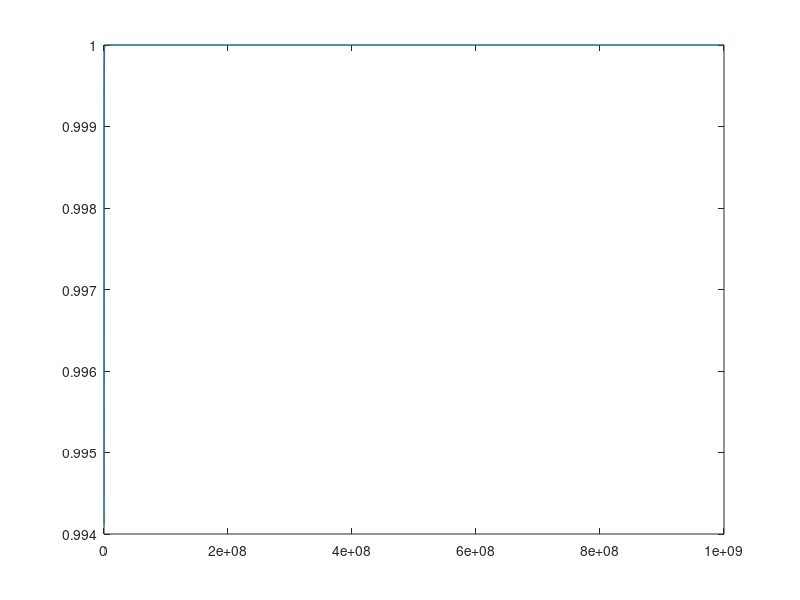

The MATLAB source for this figure:
k = 1000;
u = 1e-6;

fsw = (100*k):(100*k):(100*k*10*k);
Ts = 1./fsw;

Lm = 230*u
Vin = 18.75
Vout = 5.25
Nsp = 4
Vo = Nsp.*Vout
D = Vo./(Vin + Vo)
Dp = 1-D;

iv = 7.5

mc = Vin/Lm
md = Vo/Lm

a = 1./(mc + md) 
b = Ts.*(1-a.*md);

c = (0.5.*md.*a.*a - a)./Ts;
d = 0.5.*md.*a.*a./Ts;
ee = (a - md.*a.*a)./Ts;
f = (b-md.*a.*b)/Ts;
g = md.*a.*b/Ts;
h = (0.5.*md.*b.*b)/Ts;

td = a.*iv - a.*iv + b;
td = (1-D).*Ts;
td2 = td.*td;
td2 = a.*a.*iv.*iv + a.*a.*iv.*iv - 2.*a.*a.*iv.*iv - 2.*a.*b.*iv + 2.*a.*b.*iv + b.*b;

tdio = (a.*iv.*iv - a.*iv.*iv + b).*iv;
hmdtd2 = 0.5.*md.*td2 ;
Ioo = (tdio + hmdtd2)./Ts;

Ioo = (c + d + ee).*iv.*iv + (f + g).*iv + h;
Ioo = (td.*iv + 0.5.*md.*td.*td)./Ts;
Pout = Ioo.*Vo;
Rl = Vo.*Vo./Pout;
Dp2 = (1-D).*(1-D);

frhpz = Rl.*Dp2./(2.*pi.*Lm.*D);
wrhpz = 2.*pi.*frhpz;

A0 = (2*c*iv + ee*iv + f);
A1 = (2*d*iv + ee*iv + g);

wz = A1./A0;
Hc = 2;

frhpzx = (1./(2.*pi.*Ts)).*acos((wz./2).*( Hc.*((1./wz + 1).^2) - 1 - 1./(wz.^2) ));

acosarg = (wz./2).*( Hc.*((1./wz + 1).^2) - 1 - 1./(wz.^2) );

%plot(fsw, frhpzx, fsw, frhpz)
plot(fsw,(acosarg))